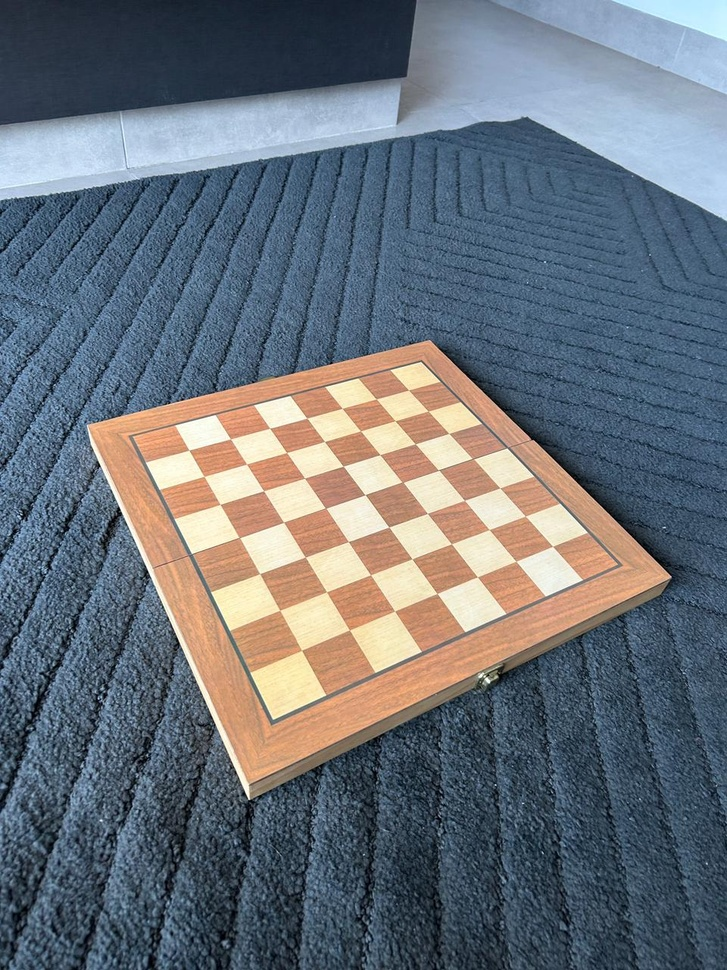
#> input picture exercicios/ex10/imagens_calibracao_reais/img01.jpeg, 727 x 970 px, shrunk from 960 x 1280 before the run; its folder holds only this picture in this run
$ python ex10.py
#> lines starting #> are read from the running program, lines starting #| are printed output that depends on the picture; after the words box and inside, x2 and y2 are one past the last pixel; in counts of white or black regions, pixels touching at a corner belong together; long printed decimals are rounded
# Bibliotecas
import cv2 as cv
import numpy as np
import glob
import os


class Calibrador:
    # Construtor
    def __init__(self, caminho_pasta: str, padrao_checkerboard = (7, 7)):
        # OBS: O padrão é de acordo com o tabuleiro (cantos internos horizontais, cantos internos verticais)
        self.caminho_pasta = caminho_pasta
        self.padrao_checkerboard = padrao_checkerboard

        # Critério de parada
        self.criterio = (cv.TERM_CRITERIA_EPS + cv.TERM_CRITERIA_MAX_ITER, 30, 0.001)

        # Pontos 3D no tabuleiro
        self.objp = self.criar_pontos_3d()

        # Pontos
        self.objpoints = []
        self.imgpoints = []

        # Parâmetros
        self.K = None
        self.dist_coef = None
        self.rvecs = None
        self.tvecs = None


    def criar_pontos_3d(self):
        """
        Criação das coordenadas em 3D correspondentes ao padrão do tabuleiro de xadrez
        """

        # Vamos criar uma matriz de 3 colunas com o total de cantos internos, porque são as coordenadas em 3D desses cantos
        objp = np.zeros((self.padrao_checkerboard[0] * self.padrao_checkerboard[1], 3), np.float32)

        # Passar no formato de grade de coordenadas
        objp[:, :2] = np.mgrid[0: self.padrao_checkerboard[0], 0: self.padrao_checkerboard[1]].T.reshape(-1, 2)

        return objp

    def carregar_imagens(self):
        """
        Carrega as imagens da pasta especificada
        """
        imagens_jpeg = glob.glob(os.path.join(self.caminho_pasta, "*.jpeg"))

        return imagens_jpeg


    def detectar_cantos(self, mostrar_cantos_imagem = True):
        """
        Detectar os cantos das imagens selecionadas
        """
#> called with mostrar_cantos_imagem = True

        # Colocando as imagens na memória
        imagens = self.carregar_imagens()

        if len(imagens) == 0:
            print('Problema no carregamento das imagens')

        tamanho_imagem = None

        for nome_imagem in imagens:
            imagem = cv.imread(nome_imagem)
#> imagem is the input picture: shape (970, 727, 3); mean B, G, R 121.3, 113.1, 105.8

            if imagem is None:
                print(f'Erro ao carregar a imagem: {nome_imagem}')

            cinza = cv.cvtColor(imagem, cv.COLOR_BGR2GRAY)
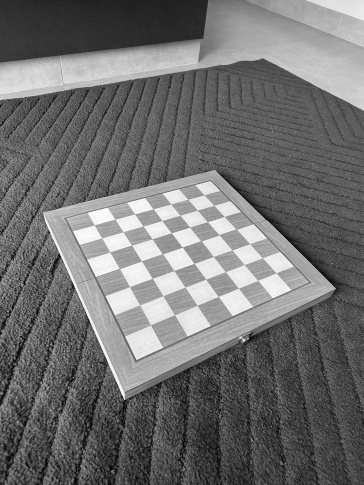
#> cinza: shape (970, 727) (shown at 1/2 size); min 0, max 255, mean 111.8
            tamanho_imagem = cinza.shape[::-1]

            # Detectando cantos
            flag, cantos = cv.findChessboardCorners(cinza, self.padrao_checkerboard, flags=cv.CALIB_CB_ADAPTIVE_THRESH + cv.CALIB_CB_FAST_CHECK)
#> flag = True; cantos = 49 rows, first 8: [408.5, 390], [428.2, 411.1], [441, 432], [471, 462], [499.8, 487.9], [525.3, 516.2], [552.6, 546.4], [376.4, 398.9]
            # OBS: O parâmetro 'flags =...' é para melhorar a precisão, pois as fotos ficaram ruins

            if flag:
                self.objpoints.append(self.objp)

                cantos_refinados = cv.cornerSubPix(cinza, cantos, (11, 11), (-1, -1), self.criterio)
#> cantos_refinados = 49 rows, first 8: [408.6, 390.1], [427.9, 410.9], [448.8, 433.4], [473, 458.7], [499.9, 488], [525.4, 516], [552.7, 546.4], [376.4, 399.2]

                self.imgpoints.append(cantos_refinados)

                # Desenhando a imagem com os cantos
                if mostrar_cantos_imagem:
                    cv.drawChessboardCorners(
                        imagem,
                        self.padrao_checkerboard,
                        cantos_refinados,
                        flag
                    )
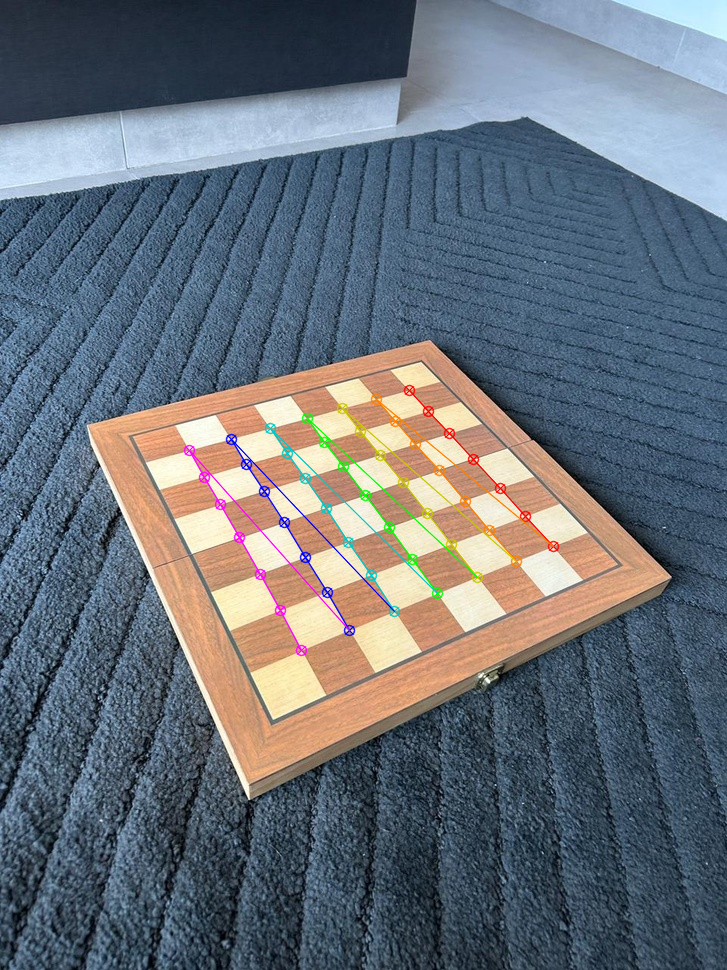
#> imagem: shape (970, 727, 3); 1.56% of pixels changed, all inside (x1, y1, x2, y2) = (183, 384, 560, 657)

                    cv.imshow("Cantos detectados", imagem)
                    cv.waitKey(300)

            else:
                print(f"Cantos não encontrados em: {nome_imagem}")

        cv.destroyAllWindows()

        return tamanho_imagem


    def calibrar(self, mostrar_imagem = True):
        tamanho_imagem = self.detectar_cantos(mostrar_cantos_imagem = mostrar_imagem)

        if len(self.objpoints) == 0:
            # Não tem pontos 3D
            print('Erro, não existem pontos 3D')

        # Calibrando
        flag, self.K, self.dist_coef, self.rvecs, self.tvecs = cv.calibrateCamera(self.objpoints, self.imgpoints, tamanho_imagem, None, None)
#> flag = 1.21; self.K = [[782.4, 0, 364.6], [0, 810.6, 510], [0, 0, 1]]; self.dist_coef = [[-2.5, 78.49, 0.0258, -0.00466, -714.6]]; self.rvecs = ([-0.763, 0.348, 1.04],); self.tvecs = ([1.16, -3.1, 20.12],)

        if flag:
            erro = self.cal_erro()
            return self.K, self.dist_coef, erro

        else:
            print('Erro durante a calibração')
            return 0


    def cal_erro(self):
        erro_medio = 0

        for i in range(len(self.objpoints)):
            imgpoints2, _ = cv.projectPoints(self.objpoints[i], self.rvecs[i], self.tvecs[i], self.K, self.dist_coef)

            # Calculando o erro
            erro = cv.norm(self.imgpoints[i], imgpoints2, cv.NORM_L2) / len(imgpoints2)
            erro_medio += erro

            return erro
#> this loop made 1 pass
#> (erro, erro_medio) on pass 1: (0.172, 0.172)
#> after the loop, erro_medio = 0.172


if __name__ == '__main__':
    calibrador = Calibrador(caminho_pasta = 'ex10/imagens_calibracao_reais', padrao_checkerboard = (7, 7))

    K, dist_coef, erro = calibrador.calibrar(mostrar_imagem = True)
#> K = [[782.4, 0, 364.6], [0, 810.6, 510], [0, 0, 1]]; dist_coef = [[-2.5, 78.49, 0.0258, -0.00466, -714.6]]; erro = 0.172

    print("Matriz dos parâmetros intrínsecos da câmera:")
    print(K)
#| [[782.425   0.         364.617]
#|  [  0.         810.641 509.970 ]
#|  [  0.           0.           1.        ]]

    print("\nCoeficientes de distorção:")
    print(dist_coef)
#| [[-2.49514421e+00  7.84933261e+01  2.57590706e-02 -4.65513458e-03
#|   -7.14573603e+02]]

    print("\nErro médio de reprojeção:")
    print(erro)
#| 0.1722

$ run again, on exercicios/ex10/imagens_calibracao_reais/img05.jpeg
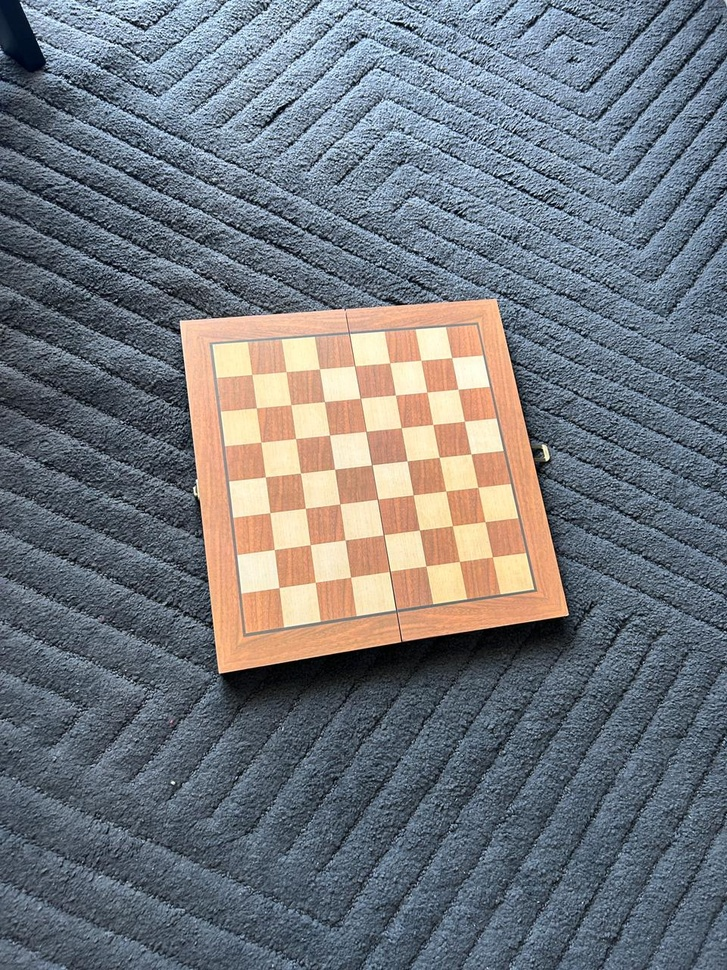
#> input picture exercicios/ex10/imagens_calibracao_reais/img05.jpeg, 727 x 970 px, shrunk from 960 x 1280 before the run
#> in detectar_cantos, imagem is the input picture: shape (970, 727, 3); mean B, G, R 124.5, 118.2, 113.8
#> in detectar_cantos, `cinza = cv.cvtColor(imagem, cv.COLOR_BGR2GRAY)`:
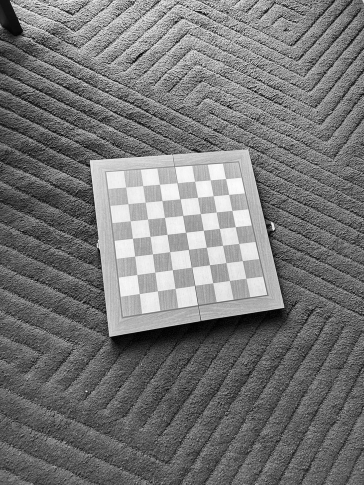
#> cinza: shape (970, 727) (shown at 1/2 size); min 0, max 255, mean 117.6
#> in detectar_cantos, `flag, cantos = cv.findChessboardCorners(cinza, self.padrao_checkerboar..`: flag = True; cantos = 49 rows, first 8: [492.4, 556.8], [459.4, 561.4], [430, 561], [386, 567], [350.6, 577], [315.2, 582.3], [278.9, 587.6], [485, 521.7]
#> cantos_refinados = 49 rows, first 8: [492.4, 557], [459.3, 561.4], [425.8, 566.1], [389.6, 571.2], [350.4, 577.3], [315.2, 582.2], [278.8, 587.7], [484.7, 521.6]
#> in detectar_cantos, `cv.drawChessboardCorners( imagem, self.padrao_checkerboard, cantos_ref..`:
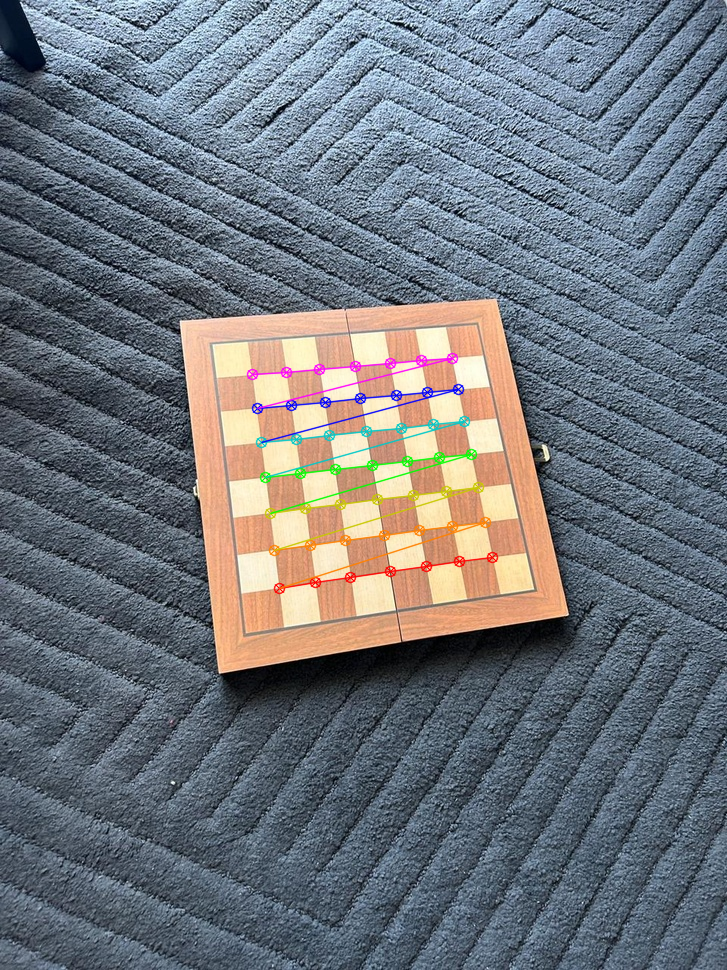
#> imagem: shape (970, 727, 3); 1.67% of pixels changed, all inside (x1, y1, x2, y2) = (246, 352, 499, 595)
#> in calibrar, `flag, self.K, self.dist_coef, self.rvecs, self.tvecs = cv.calibrateCam..`: flag = 0.891; self.K = [[560.8, 0, 386.7], [0, 575.3, 578.4], [0, 0, 1]]; self.dist_coef = [[-1.37, 8.72, -0.0583, -0.019, -21.43]]; self.rvecs = ([-0.174, 0.282, 2.97],); self.tvecs = ([3.01, -0.581, 15.29],)
#> the loop in cal_erro, `for i in range(len(self.objpoints)):` made 1 pass
#> (erro, erro_medio) on pass 1: (0.127, 0.127)
#> after the loop in cal_erro, `for i in range(len(self.objpoints)):`: erro_medio = 0.127
#> `K, dist_coef, erro = calibrador.calibrar(mostrar_imagem = True)`: K = [[560.8, 0, 386.7], [0, 575.3, 578.4], [0, 0, 1]]; dist_coef = [[-1.37, 8.72, -0.0583, -0.019, -21.43]]; erro = 0.127
#| [[560.815   0.         386.718]
#|  [  0.         575.328 578.395 ]
#|  [  0.           0.           1.        ]]
#| [[-1.37451164e+00  8.71643476e+00 -5.83383987e-02 -1.90375283e-02
#|   -2.14291105e+01]]
#| 0.1273

$ run again, on exercicios/ex10/imagens_calibracao_reais/img06.jpeg
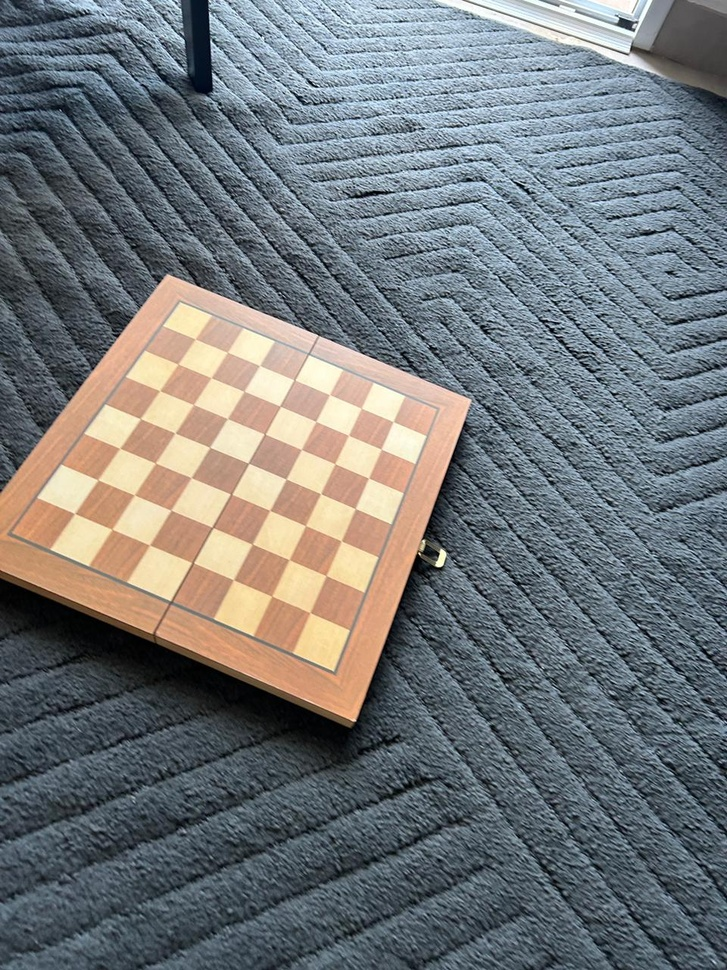
#> input picture exercicios/ex10/imagens_calibracao_reais/img06.jpeg, 727 x 970 px, shrunk from 960 x 1280 before the run
#> in detectar_cantos, imagem is the input picture: shape (970, 727, 3); mean B, G, R 121.3, 119.3, 115.4
#> in detectar_cantos, `cinza = cv.cvtColor(imagem, cv.COLOR_BGR2GRAY)`:
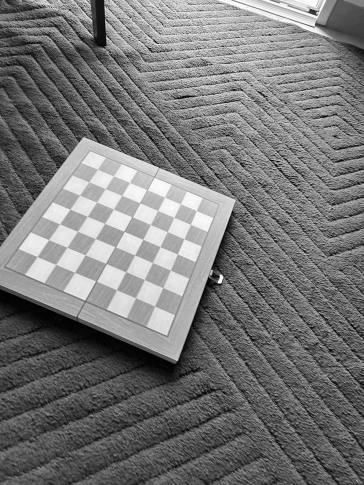
#> cinza: shape (970, 727) (shown at 1/2 size); min 0, max 255, mean 118.3
#> in detectar_cantos, `flag, cantos = cv.findChessboardCorners(cinza, self.padrao_checkerboar..`: flag = True; cantos = 49 rows, first 8: [195.2, 339.1], [227.3, 352.1], [259.6, 365.5], [294.4, 380], [329.5, 394.6], [361.4, 408.2], [393.2, 421.5], [177.8, 364]
#> cantos_refinados = 49 rows, first 8: [195.2, 338.9], [227.4, 352.2], [259.5, 365.5], [294.4, 379.9], [329.6, 394.6], [361.2, 408.3], [393, 421.5], [178, 364.2]
#> in detectar_cantos, `cv.drawChessboardCorners( imagem, self.padrao_checkerboard, cantos_ref..`:
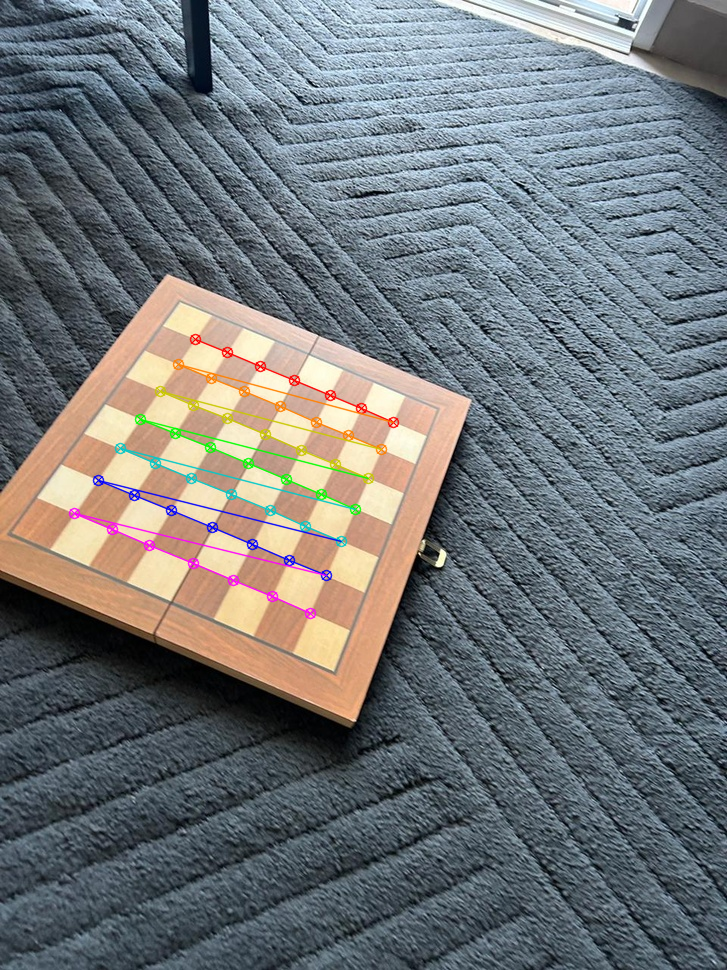
#> imagem: shape (970, 727, 3); 1.78% of pixels changed, all inside (x1, y1, x2, y2) = (68, 333, 400, 620)
#> in calibrar, `flag, self.K, self.dist_coef, self.rvecs, self.tvecs = cv.calibrateCam..`: flag = 0.999; self.K = [[830.6, 0, 325.4], [0, 961.7, 525.6], [0, 0, 1]]; self.dist_coef = [[2.88, -70.88, 0.00485, -0.0998, 455.5]]; self.rvecs = ([-0.662, 0.0648, 0.4],); self.tvecs = ([-3.58, -4.56, 24.74],)
#> the loop in cal_erro, `for i in range(len(self.objpoints)):` made 1 pass
#> (erro, erro_medio) on pass 1: (0.143, 0.143)
#> after the loop in cal_erro, `for i in range(len(self.objpoints)):`: erro_medio = 0.143
#> `K, dist_coef, erro = calibrador.calibrar(mostrar_imagem = True)`: K = [[830.6, 0, 325.4], [0, 961.7, 525.6], [0, 0, 1]]; dist_coef = [[2.88, -70.88, 0.00485, -0.0998, 455.5]]; erro = 0.143
#| [[830.611   0.         325.358]
#|  [  0.         961.740 525.646]
#|  [  0.           0.           1.        ]]
#| [[ 2.88003677e+00 -7.08846919e+01  4.84833870e-03 -9.98317830e-02
#|    4.55466766e+02]]
#| 0.1427
